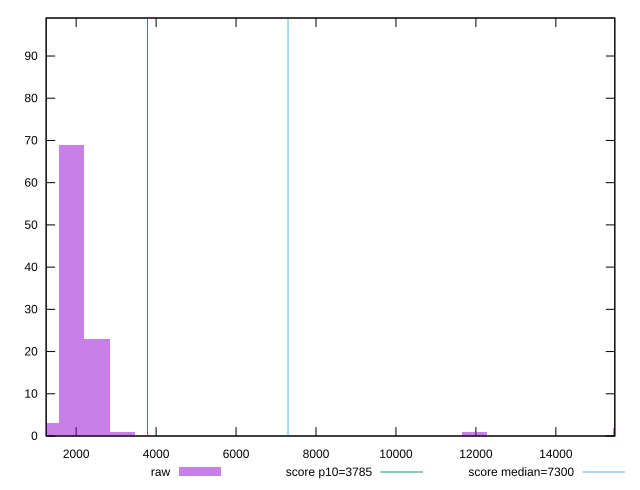

The gnuplot source for this figure:
reset

$raw <<EOF
11969.408969119244 1
15749.222327788479 2
1889.9066793346174 69
2519.8755724461566 23
1259.9377862230783 3
3149.844465557696 1
EOF

set key outside below
set boxwidth 629.9688931115392
set xrange [1249.346:15475.104499999998]
set yrange [0:99]
set trange [0:99]
set style fill transparent solid 0.5 noborder

set parametric
set terminal svg size 640, 490 enhanced background rgb 'white'
set output "report/report_00029_2021-02-24T13-36-40.390Z/interactive/samples/card/raw/histogram.svg"

plot $raw title "raw" with boxes, \
     3785,t title "score p10=3785", \
     7300,t title "score median=7300"

reset
